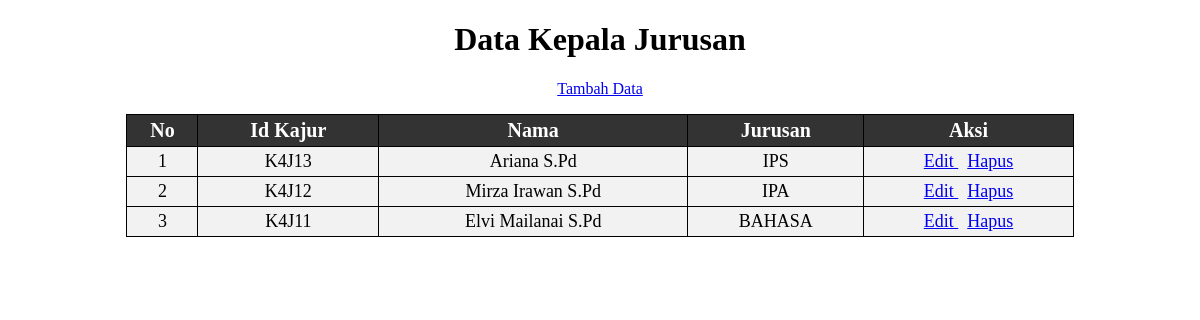
Screenshot of /view_kajur.php with the database file from the repository.
### tables this page shows
CREATE TABLE `kajur` (
  `id_kajur` varchar(5) NOT NULL,
  `nama_kajur` varchar(50) NOT NULL,
  `pengampu_jurusan` varchar(20) NOT NULL
);

### view_kajur.php (the view, shortened to what this page needs)
<?php
include "koneksi.php";
            ?>
<!DOCTYPE html>
<html>
<head>
</head>
<body>
<center>
    <h1>Data Kepala Jurusan</h1>
    <p>
        <a href='insert_kajur.php'>Tambah Data</a>
    </p>
    <table border="1">
        <tr style="background-color: #F2F2F2; font-weight: bold;">
        <th>No</th>
            <th>Id Kajur</th>
            <th>Nama</th>
            <th>Jurusan</th>
            <th>Aksi</th>
        </tr>
       <?php
       $no = 1;
       $sql = "select * from kajur order by id_kajur desc ";
       $query = mysqli_query($conn,$sql);
       while($row = mysqli_fetch_array($query)){
        echo "
        <tr >
        <td>$no</td>
        <td>$row[id_kajur]</td>
        <td>$row[nama_kajur]</td>
        <td>$row[pengampu_jurusan]</td>
            <td> <a href='update_kajur.php?upd=$row[id_kajur]'> Edit </a> &nbsp;
            <a href='view_kajur.php?id_kajur=$row[id_kajur]'> Hapus </a>
            </td>
        </tr>
        ";
        $no++;
       }
       ?>
    </table>
</center>
</body>
</html>

### view_kajur.php (style rules this page uses)
table { border-collapse: collapse; width: 80%; background-color: #F2F2F2; }
th, td { border: 1px solid black; padding: 4px; text-align: center; }
th { background-color: #333; color: white; font-size: 20px; }
td { font-size: 18px; }

### rows the page displays
kajur: id_kajur "K4J13", nama_kajur "Ariana S.Pd", pengampu_jurusan "IPS"
kajur: id_kajur "K4J12", nama_kajur "Mirza Irawan S.Pd", pengampu_jurusan "IPA"
kajur: id_kajur "K4J11", nama_kajur "Elvi Mailanai S.Pd", pengampu_jurusan "BAHASA"
